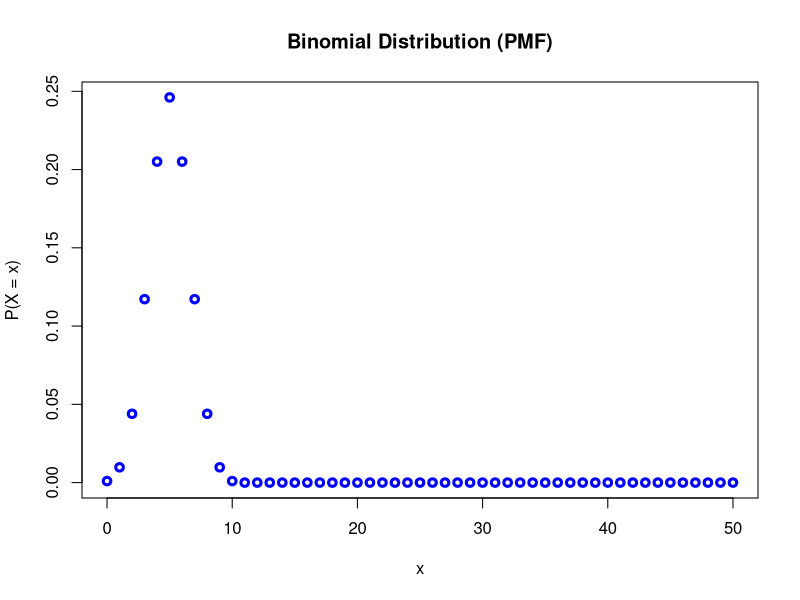

This chart was generated by the following R code:
#dbinom
x <- seq(0,50,by=1)
y <- dbinom(x, size = 10, prob = 0.5)
plot(x, y, type = "p", lwd = 3, col = "blue", main = "Binomial Distribution (PMF)", xlab = "x", ylab = "P(X = x)")

#pbinom
x<-pbinom(26,51,0.5)
print(x)

#qbinom
x<-qbinom(0.25,51,0.5)
print(x)

#rbinom
x<-rbinom(8,150,0.4)
print(x)
